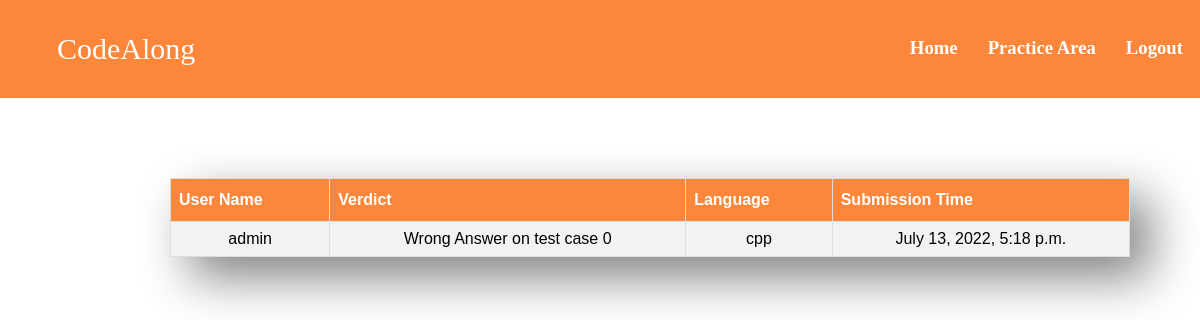
/problem/submissions/6 (signed in), run on an earlier commit of the app's database.
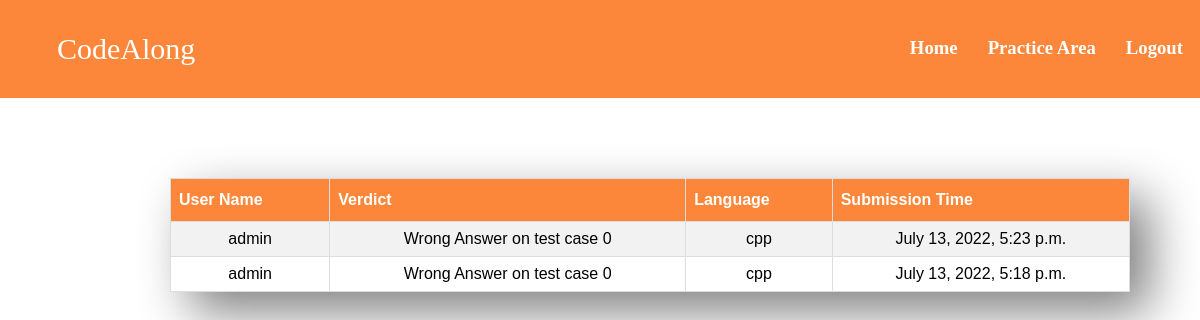
And on a later commit of the database.
### OJ/models.py (models this page shows, shortened)
class Submissions(models.Model):
    problem = models.ForeignKey(Problem, on_delete=models.CASCADE)
    user = models.ForeignKey(User, on_delete=models.CASCADE)
    date_created = models.DateTimeField(auto_now_add=True)
    result = models.CharField(max_length=200)
    previous_submission = models.TextField(null=True, blank=True)
    language = models.CharField(max_length=10,null=True, blank=True)
    class Meta:
        ordering = ['-date_created']

class User(AbstractUser):
    email = models.EmailField(unique=True)
    score = models.FloatField(default=0, validators=[score_check])
    solved = models.IntegerField(default=0)
    class Meta:
        ordering = ['-score']

### OJ/views.py (the view)
# urls.py: path('problem/submissions/<int:id>',views.submissions,name = 'submissions'),
@login_required(login_url='login')
def submissions(request,id):
    problem = Problem.objects.get(id=id)
    sub = Submissions.objects.filter(problem=problem)
    return render(request,'submissions.html',{'data':sub,'problem_id':id})

### OJ/templates/submissions.html (shortened to what this page needs)
{% extends "main.html" %} {% block content %}
<div class="nav">
    <ul class='left'>
        <li>CodeAlong</li>
    </ul>
    <ul class="right">
        <li>
            <a href='{% url "home"%}'>
                <h3>Home</h3>
            </a>
        </li>
        <li>
            <a href='{% url "problem_view" problem_id%}'>
                <h3>Practice Area</h3>
            </a>
        </li>
        <li>
            <a href='{% url "logout"%}'>
                <h3>Logout</h3>
            </a>
        </li>
    </ul>
</div>
</head>
<body>
    <table id="customers">
        <tr>
            <th>User Name</th>
            <th>Verdict</th>
            <th>Language</th>
            <th>Submission Time</th>
        </tr>
        {%for item in data%}
        <tr>
            <td>{{item.user.username}}</td>
            <td>{{item.result}}</td>
            <td>{{item.language}}</td>
            <td>{{item.date_created}}</td>
        </tr>
        {%endfor%}
    </table>
    {% endblock %}

What changed in the data, as far as the page shows it:
added Submissions: user.username "admin", result "Wrong Answer on test case 0", language "cpp", date_created "July 13, 2022, 5:23 p.m."
